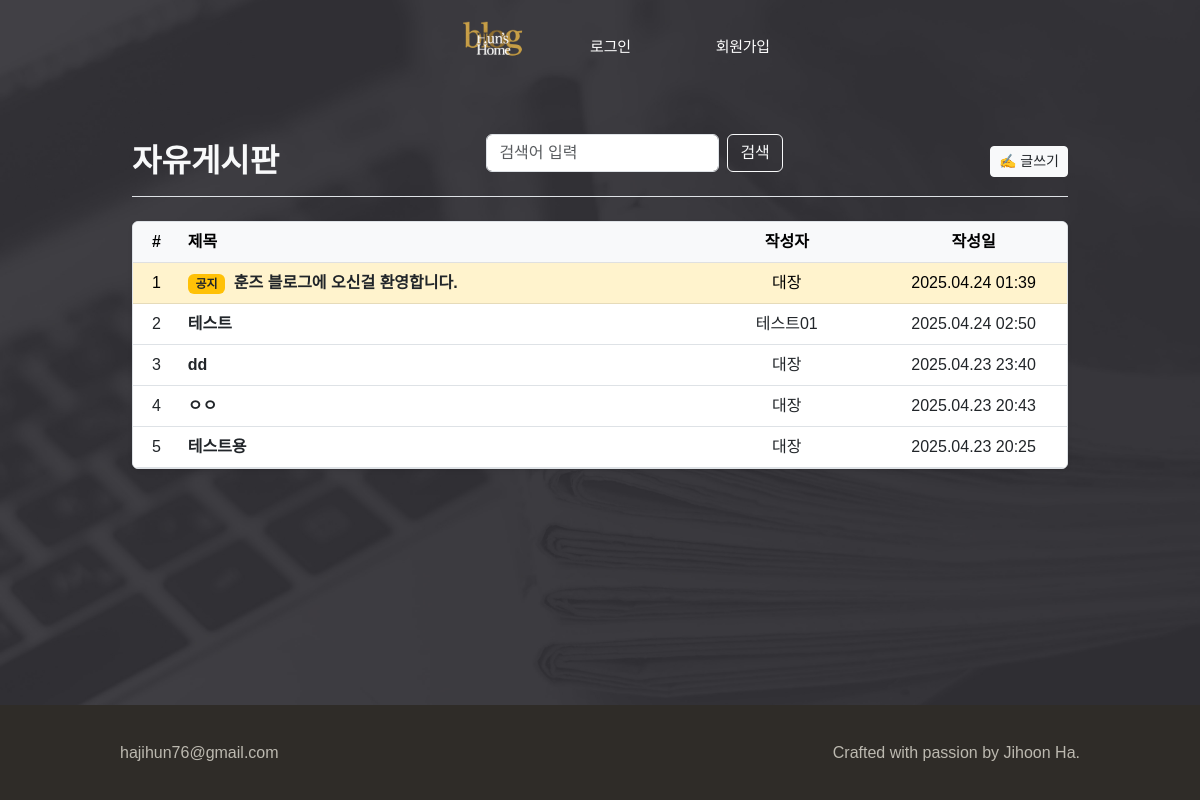
/community/, run on the app's committed database.
### community/models.py (models this page shows, shortened)
class Post(models.Model):
    title = models.CharField(max_length=100)
    content = CKEditor5Field(config_name='default')
    created_at = models.DateTimeField(auto_now_add=True)
    views = models.PositiveIntegerField(default=0)
    is_notice = models.BooleanField(default=False, verbose_name="공지로 등록")
    author = models.ForeignKey(User, on_delete=models.CASCADE)

### blog/models.py (models this page shows, shortened)
class User(AbstractUser):
    nickname = models.CharField(
        max_length=15,
        unique=True,
        null=True,
        blank=True,
        validators=[validate_no_special_characters],
        error_messages={'unique': '이미 사용중인 닉네임입니다.'},
    )
    profile_pic = models.ImageField(default='default_profile_pic.jpg', upload_to='profile_pics')
    intro = models.CharField(max_length=60, blank=True)

### community/views.py (the view)
# urls.py: path('', views.PostListView.as_view(), name='community_list'),
class PostListView(ListView):
    model = Post
    template_name = 'community/post_list.html'
    context_object_name = 'posts'
    ordering = ['-created_at']
    paginate_by = 10
    def get_queryset(self):
        qs = super().get_queryset()
        qs = qs.order_by('-is_notice', '-created_at') # 공지 -> 최신순
        keyword = self.request.GET.get('q', '')
        if keyword:
            qs = qs.filter(
                Q(title__icontains=keyword) |
                Q(content__icontains=keyword) |
                Q(author__nickname__icontains=keyword)
            )
        return qs.order_by('-is_notice', '-created_at')

### community/templates/community/post_list.html (shortened to what this page needs)
{% extends "blog_base/base_with_navbar.html" %}
{% load static %}
{% block extra_head %}
<link rel="stylesheet" href="{% static 'community/css/navbar_override.css' %}">
{% endblock extra_head %}
{% block content %}
<link href="https://cdn.jsdelivr.net/npm/bootstrap@5.3.0/dist/css/bootstrap.min.css" rel="stylesheet">
<main class="container-lg py-5" style="max-width: 960px;">
  <div class="d-flex justify-content-between align-items-center mb-4 border-bottom pb-2">
    <h2 class="fw-bold text-light mb-0">자유게시판</h2>
    <form method="get" class="mb-3 d-flex justify-content-end">
      <input type="text" name="q" value="{{ request.GET.q }}" class="form-control w-100" placeholder="검색어 입력">
      <button type="submit" class="btn btn-outline-light ms-2">검색</button>
    </form>
    <a href="{% url 'community_create' %}" class="btn btn-light btn-sm text-dark">
      ✍ 글쓰기
    </a>
  </div>
  <div class="shadow-sm rounded bg-white overflow-hidden border">
    <table class="table table-hover align-middle mb-0 text-center">
      <thead class="table-light">
        <tr>
          <th style="width: 5%;">#</th>
          <th class="text-start">제목</th>
          <th style="width: 20%;">작성자</th>
          <th style="width: 20%;">작성일</th>
        </tr>
      </thead>
      <tbody>
        {% for post in posts %}
        <tr {% if post.is_notice %}class="table-warning"{% endif %}>
          <td>{{ forloop.counter }}</td>
          <td class="text-start">
            <a href="{% url 'community_detail' post.id %}" class="text-dark text-decoration-none fw-semibold">
              {% if post.is_notice %}
                <span class="badge bg-warning text-dark me-1">공지</span>
              {% endif %}
              {{ post.title }}
            </a>
          </td>
          <td>{{ post.author.nickname }}</td>
          <td>{{ post.created_at|date:"Y.m.d H:i" }}</td>
        </tr>
        {% empty %}
        <tr>
          <td colspan="4" class="py-4 text-muted">아직 게시글이 없습니다.</td>
        </tr>
        {% endfor %}
      </tbody>
    </table>
  </div>
</main>
{% endblock content %}

### blog/static/blog/css/theme.css (style rules this page uses)
* { font-family: "Spoqa Han Sans Neo", sans-serif; }
:root { --border: #e3e1dc; --text: #fff; --link: #fff; --site-footer: #bcb9b0; --site-footer-background: #2f2c28; --site-header-background: rgba(255, 255, 255, 0.76); --max-content-width: 1000px; --input-background: #fff; --input-border: #cccac3; --input-error: #999; --input-error-border: #e6584e; --input-focus-border: #ffcc00; --input-focus-background: #fffdf3; --input-placeholder: #bcb9b0; --button-text: #fff; --button-primary-background: #222; --button-primary-hover-background: #444; --account-link: #fff; --box-border: #e3e1dc; --dialog-border: #e3e1dc; --dialog-background: #f6f5f3; --dialog-info: #e1811b; --max-content-width: 1000px; --file-content-border: #cccac3; --file-content-background: #fff; --profile-header-edit: #7b776b; --main-header-border: #f0efec; --main-header-background: #fff; --profile-header-edit: #7b776b; --avatar-placeholder: #e3e1dc; --chip-border: #e3e1dc; --chip-text: #2f2c28; }

### blog/static/blog/css/styles.css (style rules this page uses)
html { position: relative; min-height: 100vh; margin: 0; }
body { display: flex; min-height: 100vh; flex-direction: column; margin: 0; padding: 0; background: url("../images/bg.jpg") no-repeat center top/cover; -webkit-font-smoothing: antialiased; -moz-osx-font-smoothing: auto; word-break: keep-all; }
a, a:hover { color: var(--text); }
a { text-decoration: none; }

### data on the page
Post: is_notice "공지", title "훈즈 블로그에 오신걸 환영합니다.", author.nickname "대장", created_at "2025.04.24 01:39"
Post: title "테스트", author.nickname "테스트01", created_at "2025.04.24 02:50"
Post: title "dd", author.nickname "대장", created_at "2025.04.23 23:40"
Post: title "ㅇㅇ", author.nickname "대장", created_at "2025.04.23 20:43"
Post: title "테스트용", author.nickname "대장", created_at "2025.04.23 20:25"
